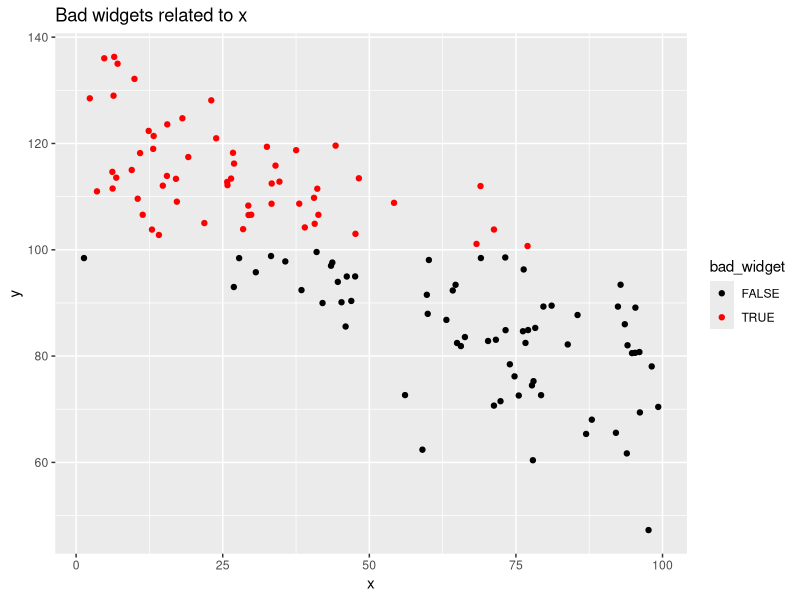
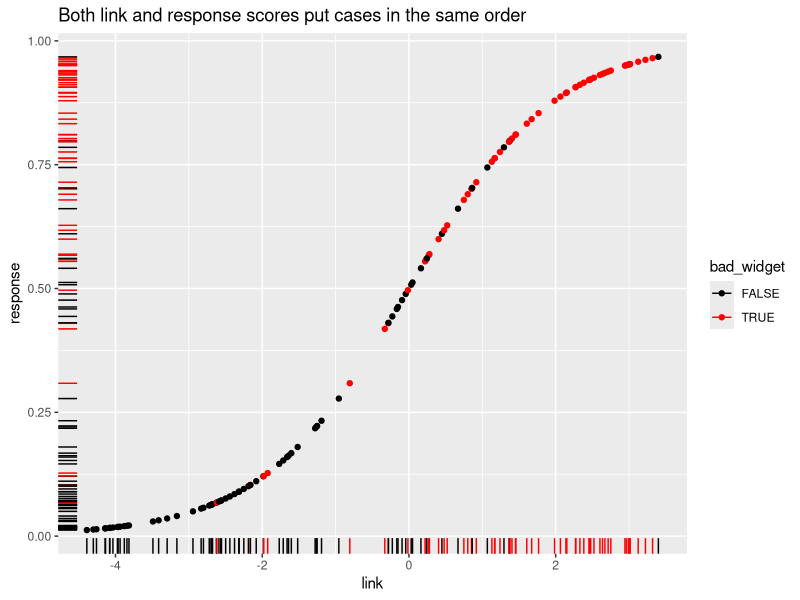

These figures' R source, in order: (Note: this script raises an error after producing the figures.)
## ---- chunk 1
simple_roc <- function(labels, scores){
  labels <- labels[order(scores, decreasing=TRUE)]
  data.frame(TPR=cumsum(labels)/sum(labels), FPR=cumsum(!labels)/sum(!labels), labels)
}

## ---- chunk 2
set.seed(1)
sim_widget_data <- function(N, noise=100){
  x <- runif(N, min=0, max=100)
  y <- 122 - x/2 + rnorm(N, sd=noise)
  bad_widget <- factor(y > 100)
  data.frame(x, y, bad_widget)
}
widget_data <- sim_widget_data(500, 10)

test_set_idx <- sample(1:nrow(widget_data), size=floor(nrow(widget_data)/4))

test_set <- widget_data[test_set_idx,]
training_set <- widget_data[-test_set_idx,]
library(ggplot2)
library(dplyr)
test_set %>% 
  ggplot(aes(x=x, y=y, col=bad_widget)) + 
  scale_color_manual(values=c("black", "red")) + 
  geom_point() + 
  ggtitle("Bad widgets related to x")
  
## ---- chunk 3
fit_glm <- glm(bad_widget ~ x, training_set, family=binomial(link="logit"))

glm_link_scores <- predict(fit_glm, test_set, type="link")

glm_response_scores <- predict(fit_glm, test_set, type="response")

score_data <- data.frame(link=glm_link_scores, 
                         response=glm_response_scores,
                         bad_widget=test_set$bad_widget,
                         stringsAsFactors=FALSE)

score_data %>% 
  ggplot(aes(x=link, y=response, col=bad_widget)) + 
  scale_color_manual(values=c("black", "red")) + 
  geom_point() + 
  geom_rug() + 
  ggtitle("Both link and response scores put cases in the same order")




## ---- chunk 4

require(e1071)

head(iris,5)
attach(iris)

x <- subset(iris, select=-Species)
y <- Species

svm_model<-svm(Species ~ .,data=iris)
summary(svm_model)

svm_model1<-svm(x,y)
summary(svm_model1)

pred <- predict(svm_model1,x)
system.time(pred <- predict(svm_model1,x))

svm_tune <- tune(svm, train.x=x, train.y=y, 
              kernel="radial", ranges=list(cost=10^(-1:2), gamma=c(.5,1,2)))

print(svm_tune)

svm_model_after_tune <- svm(Species ~ ., data=iris, kernel="radial", cost=1, gamma=0.5)
summary(svm_model_after_tune)

pred <- predict(svm_model_after_tune,x)
system.time(predict(svm_model_after_tune,x))

table(pred,y)


##

svmperf <- function (cost = 1, gamma = 1) {
    model <- svm (Species ~ ., data = iris, probability=TRUE, 
                  cost = cost, gamma = gamma)
    pred <- predict (model, iris, probability=TRUE, decision.values=TRUE)
    prob.versicolor <- attr (pred, "probabilities")[, "versicolor"]

    roc.pred <- prediction (prob.versicolor, iris$Species == "versicolor")
    perf <- performance (roc.pred, "tpr", "fpr")

    data.frame (fpr = perf@x.values [[1]], tpr = perf@y.values [[1]], 
                threshold = perf@alpha.values [[1]], 
                cost = cost, gamma = gamma)
}

df <- data.frame ()
for (cost in -10:10)
  df <- rbind (df, svmperf (cost = 2^cost))
head (df)
plot (df$fpr, df$tpr)

cost.df <- split (df, df$cost)

cost.df <- sapply (cost.df, function (x) {
    i <- approx (x$threshold, seq (nrow (x)), 0.5, method="constant")$y 
    x [i,]
})

cost.df <- as.data.frame (t (cost.df))
plot (cost.df$fpr, cost.df$tpr, type = "l", xlim = 0:1, ylim = 0:1)
points (cost.df$fpr, cost.df$tpr, pch = 20, 
        col = rev(rainbow(nrow (cost.df),start=0, end=4/6)))

df <- data.frame ()
for (gamma in -10:10)
  df <- rbind (df, svmperf (gamma = 2^gamma))
head (df)
plot (df$fpr, df$tpr)

gamma.df <- split (df, df$gamma)

gamma.df <- sapply (gamma.df, function (x) {
     i <- approx (x$threshold, seq (nrow (x)), 0.5, method="constant")$y
     x [i,]
})

gamma.df <- as.data.frame (t (gamma.df))
plot (gamma.df$fpr, gamma.df$tpr, type = "l", xlim = 0:1, ylim = 0:1, lty = 2)
points (gamma.df$fpr, gamma.df$tpr, pch = 20, 
        col = rev(rainbow(nrow (gamma.df),start=0, end=4/6)))

roc.df <- subset (df, cost == 1 & gamma == 1)
plot (roc.df$fpr, roc.df$tpr, type = "l", xlim = 0:1, ylim = 0:1)
points (roc.df$fpr, roc.df$tpr, pch = 20, 
        col = rev(rainbow(nrow (roc.df),start=0, end=4/6)))



